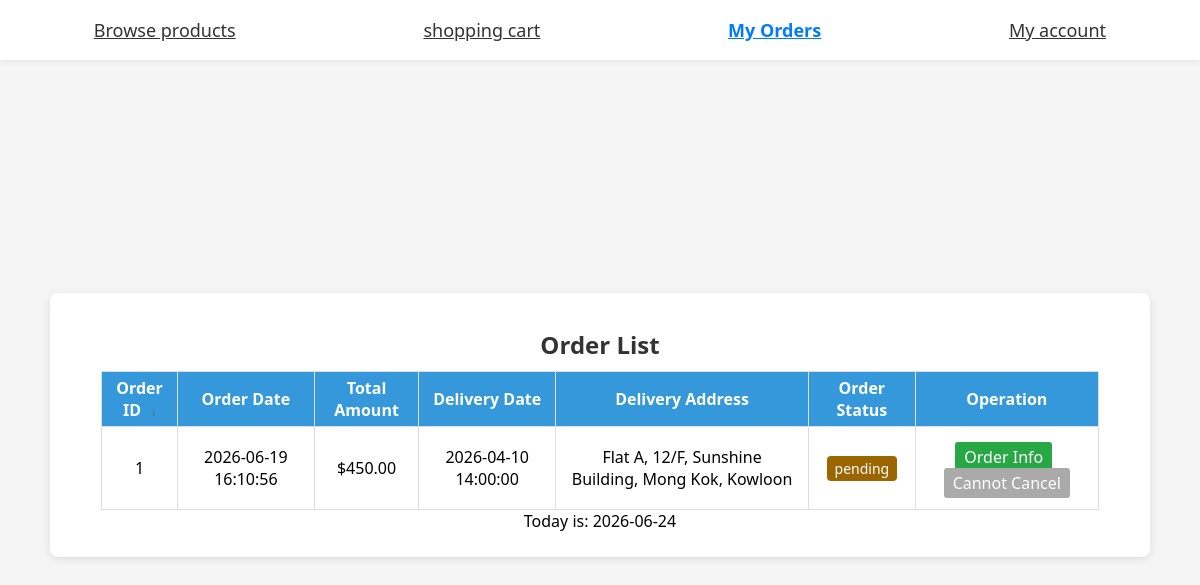
The page /4523M-Project/customer/order.php (signed in) on the database as committed earlier.
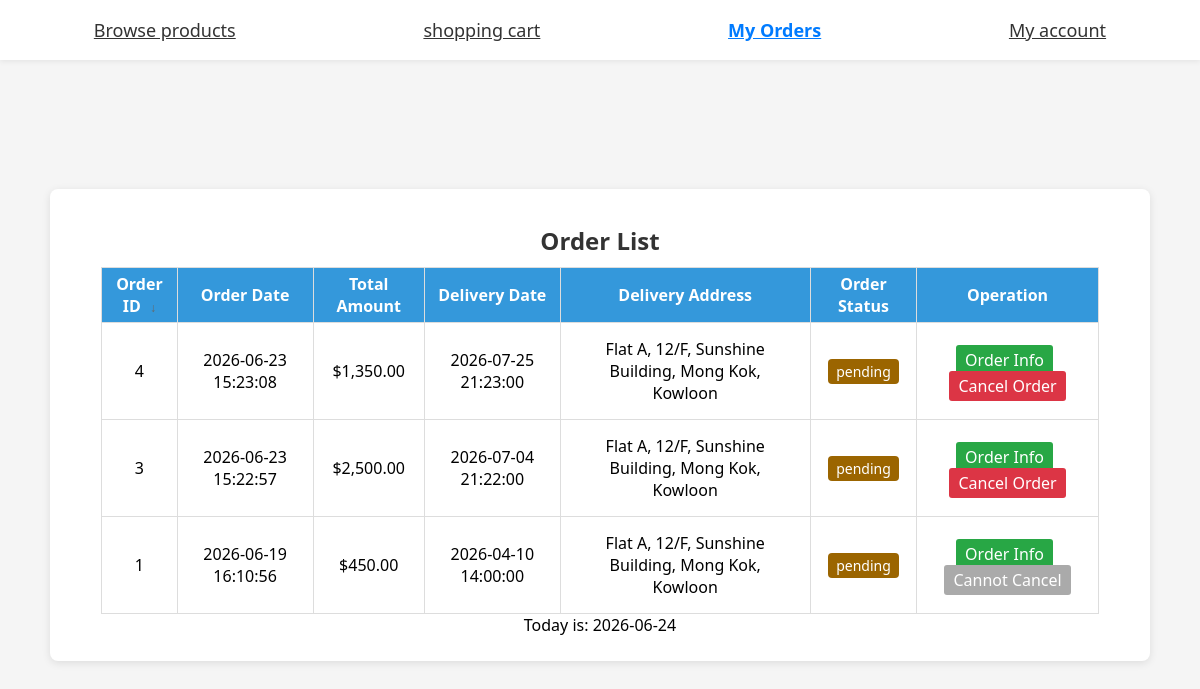
The same page on the database as committed later.
### tables this page shows
CREATE TABLE `orders` (
  `oid` int(11) NOT NULL,
  `odate` datetime NOT NULL DEFAULT current_timestamp(),
  `ototalamount` decimal(10,2) NOT NULL,
  `cid` int(11) NOT NULL,
  `odeliverydate` datetime NOT NULL,
  `odeliveraddress` text NOT NULL,
  `ostatus` int(11) NOT NULL DEFAULT 1
);

### 4523M-Project/customer/order.php (the view, shortened to what the changed rows need)
<?php
$cid = $_SESSION['CID'];
$today = date('Y-m-d');
$host = 'localhost';
$dbuser = 'root';
$dbpass = '';
$dbname = 'projectdb';
$conn = mysqli_connect($host, $dbuser, $dbpass, $dbname);
mysqli_set_charset($conn, 'utf8');
$allowedSortFields = ['oid', 'odate', 'ototalamount', 'odeliverydate', 'ostatus'];
$sortBy = isset($_GET['sortBy']) && in_array($_GET['sortBy'], $allowedSortFields) ? $_GET['sortBy'] : 'oid';
$sortDir = isset($_GET['sortDir']) && $_GET['sortDir'] == 'asc' ? 'asc' : 'desc';
$toggleDir = $sortDir == 'asc' ? 'desc' : 'asc';
$sqlList = "SELECT * FROM orders WHERE cid = ? ORDER BY $sortBy $sortDir";
$stmtList = mysqli_prepare($conn, $sqlList);
mysqli_stmt_bind_param($stmtList, 'i', $cid);
mysqli_stmt_execute($stmtList);
$rs = mysqli_stmt_get_result($stmtList);
$orderList = [];
while ($row = mysqli_fetch_assoc($rs)) $orderList[] = $row;
?>
<!DOCTYPE html>
<html lang="en">
<head>
    <link rel="stylesheet" href="../CSS/style.css">
</head>
<body>
    <div class="table-card">
        <div class="header">
            <h1>Order List</h1>
        </div>
        <table border="1" width="100%">
            <thead>
                <tr>
                    <th class="sortable-th" onclick="window.location.href='order.php?sortBy=oid&sortDir=<?= $sortBy == 'oid' ? $toggleDir : 'asc' ?>'">
                        Order ID
                        <?php if($sortBy == 'oid'): ?>
                            <span class="sort-arrow"><?= $sortDir == 'asc' ? '↑' : '↓' ?></span>
                        <?php endif; ?>
                    </th>
                    <th class="sortable-th" onclick="window.location.href='order.php?sortBy=odate&sortDir=<?= $sortBy == 'odate' ? $toggleDir : 'asc' ?>'">
                        Order Date
                    </th>
                    <th class="sortable-th" onclick="window.location.href='order.php?sortBy=ototalamount&sortDir=<?= $sortBy == 'ototalamount' ? $toggleDir : 'asc' ?>'">
                        Total Amount
                    </th>
                    <th class="sortable-th" onclick="window.location.href='order.php?sortBy=odeliverydate&sortDir=<?= $sortBy == 'odeliverydate' ? $toggleDir : 'asc' ?>'">
                        Delivery Date
                    </th>
                    <th>Delivery Address</th>
                    <th class="sortable-th" onclick="window.location.href='order.php?sortBy=ostatus&sortDir=<?= $sortBy == 'ostatus' ? $toggleDir : 'asc' ?>'">
                        Order Status
                    </th>
                    <th>Operation</th>
                </tr>
            </thead>
            <tbody>
                <?php if(empty($orderList)): ?>
                    <tr><td colspan="10" class="empty-row">You have no orders yet</td></tr>
                <?php else: ?>
                    <?php foreach ($orderList as $item): ?>
                    <?php
                        $limitDay = date('Y-m-d', strtotime($today . " +2 days"));
                        $canCancel = $item['odeliverydate'] > $limitDay && !in_array($item['ostatus'], [4,5,6]);
                    ?>
                    <tr>
                        <td><?= $item['oid'] ?></td>
                        <td><?= $item['odate'] ?></td>
                        <td>$<?= number_format($item['ototalamount'],2) ?></td>
                        <td><?= $item['odeliverydate'] ?></td>
                        <td><?= $item['odeliveraddress'] ?></td>
                        <td>
                            <?php
                            $status = $item['ostatus'];
                            $tagClass = $tagVal = '';
                            if($status == 1){$tagClass='tag-pending';$tagVal='pending';}
                            elseif($status == 2){$tagClass='tag-processing';$tagVal='processing';}
                            elseif($status == 3){$tagClass='tag-waitshipping';$tagVal='waitshipping';}
                            elseif($status == 4){$tagClass='tag-shipped';$tagVal='shipped';}
                            elseif($status ==5 || $status ==6){$tagClass='tag-arrive';$tagVal='arrive';}
                            ?>
                            <span class="<?= $tagClass ?>"><?= $tagVal ?></span>
                        </td>
                        <td>
                            <a href="order.php?oid=<?= $item['oid'] ?>&sortBy=<?= $sortBy ?>&sortDir=<?= $sortDir ?>" class="btn-info">Order Info</a>
                            <?php if($canCancel): ?>
                                <a class="btn-del" onclick="if(confirm('Are you sure to cancel this order?')) window.location.href='order.php?action=delete&oid=<?= $item['oid'] ?>&sortBy=<?= $sortBy ?>&sortDir=<?= $sortDir ?>'">Cancel Order</a>
                            <?php else: ?>
                                <a class="btn-del" disabled style="background:#aaa;cursor:not-allowed;">Cannot Cancel</a>
                            <?php endif; ?>
                        </td>
                    </tr>
                    <?php endforeach; ?>
                <?php endif; ?>
            </tbody>
        </table>
    </div>
</body>
</html>

Rows that differ between the two databases and show on the page:
added orders: oid "4", odate "2026-06-23 15:23:08", ototalamount "1,350.00", odeliverydate "2026-07-25 21:23:00", odeliveraddress "Flat A, 12/F, Sunshine Building, Mong Kok, Kowloon", ostatus "pending"
added orders: oid "3", odate "2026-06-23 15:22:57", ototalamount "2,500.00", odeliverydate "2026-07-04 21:22:00", odeliveraddress "Flat A, 12/F, Sunshine Building, Mong Kok, Kowloon", ostatus "pending"
